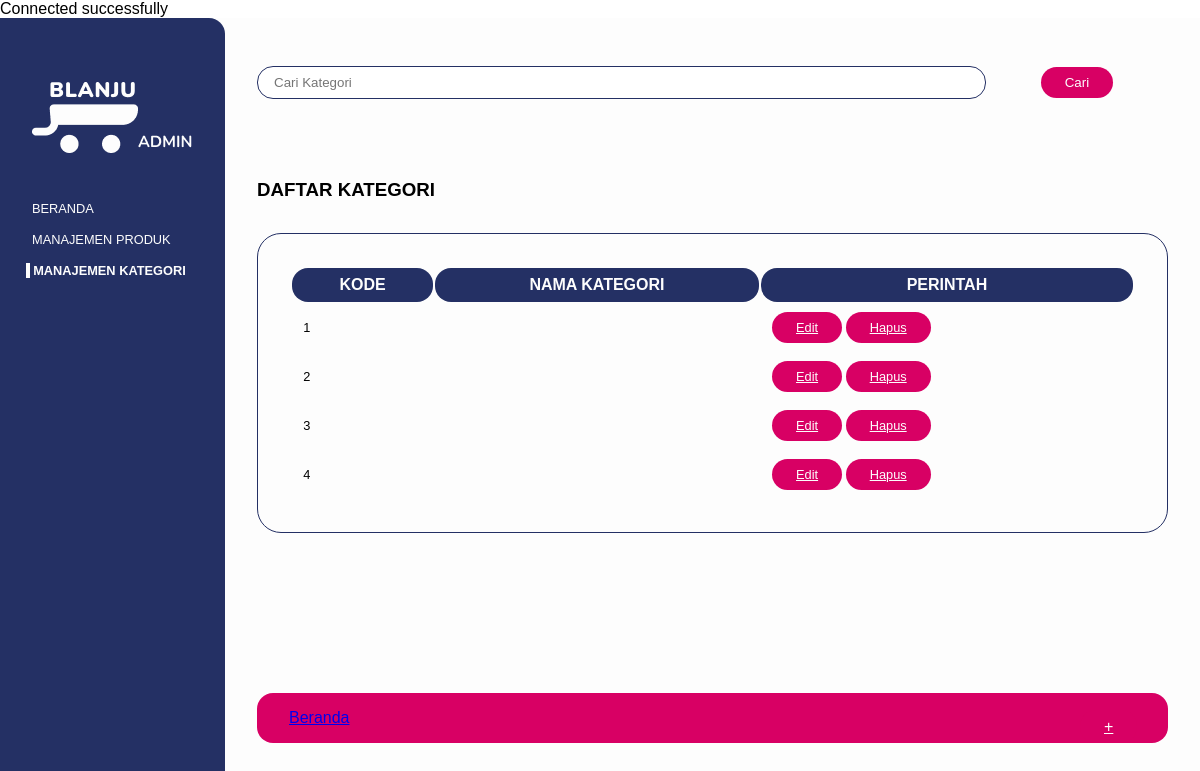
Page /modul-5-praktikan/app/admin/manajemen_kategori.php on the committed database.
### tables this page shows
CREATE TABLE `categories` (
  `kodeKategori` int(11) NOT NULL,
  `namaKategori` varchar(100) NOT NULL
);

### modul-5-praktikan/app/database.php (called while the page is built, shortened)
<?php
function getAllDataCategories()
{
    return mysqli_query(DB,"SELECT * FROM categories")->fetch_all(MYSQLI_ASSOC);
}
?>

### modul-5-praktikan/app/admin/manajemen_kategori.php (the view, shortened to what this page needs)
<?php require_once("templates/header.php"); ?>
<?php
$categories = getAllDataCategories();
?>
    <section id="content-header">
        <form action="" method="post">
            <div class="content-header-container">
                <div class="input-form">
                    <input type="text" placeholder="Cari Kategori">
                </div>
                <div class="input-button">
                    <button type="submit" class="primary-btn">Cari</button>
                </div>
            </div>
        </form>
    </section>
    <section id="content-main">
        <div class="content-main-container">
            <div class="add-product">
                <a class="primary-btn" href="tambah_kategori.php">+</a>
            </div>
            <h1>DAFTAR KATEGORI</h1>
            <div class="form-add-product">
                <div class="table-style">
                    <table>
                            <tr>
                                <th>KODE</th>
                                <th>NAMA KATEGORI</th>
                                <th>PERINTAH</th>
                            </tr>
                                <?php foreach($categories as $category) : ?>
                                        <tr>
                                            <td><?=$category["kodeKategori"]?></td>
                                            <td><?=$category["namaKatagori"]?></td>
                                            <td><a href="edit_kategori.php?kat=<?= $category["kodeKategori"]?>" class="primary-btn">Edit</a>
                                            <a href="hapus_data_kategori.php?kat=<?= $category["kodeKategori"]?>" class="primary-btn">Hapus</a></td>
                                        </tr>
                                <?php
                                   endforeach;
                                ?>
                    </table>
                </div>
            </div>
        </div>
    </section>
<?php require_once("templates/footer.php"); ?>

### modul-5-praktikan/assets/css/base.css (style rules this page uses)
* { margin:0 auto; font-family: sans-serif; }
.primary-btn { background-color: #D80064; color: #FDFDFD; padding:0.5rem 1.5rem; outline: none; border-radius: 1rem; border: none; }
.input-form { margin:1rem 0; }
.input-form input { border: #243064 solid 1px; padding:0.5rem 1rem; border-radius: 1rem; box-sizing: border-box; }
.table-style table { width: 100%; }
.table-style tr th { color: #FDFDFD ; font-size: 1rem; font-weight: bold; background-color: #243064; border-radius: 1rem; padding:0.5rem 0.7rem; }
.table-style tr td { font-size: 0.8rem; padding:1rem 0.7rem; }
.table-style tr td:first-child { font-size: 0.8rem; padding:1rem 0.7rem; }

### modul-5-praktikan/assets/css/admin.css (style rules this page uses)
#content-header { margin-bottom: 4rem; }
.content-header-container { display: flex; justify-content: space-between; align-items: center; }
.content-header-container .input-form { width:80%; }
.content-header-container .input-form input { width:100%; }
#content-main { position: relative; }
.add-product { position: fixed; bottom:10%; left: 90%; box-shadow: 10px 10px 29px -12px rgba(0,0,0,0.75); -webkit-box-shadow: 10px 10px 29px -12px rgba(0,0,0,0.75); -moz-box-shadow: 10px 10px 29px -12px rgba(0,0,0,0.75); }
.form-add-product { margin:2rem 0; border: #243064 1px solid; border-radius: 1.5rem; padding:2rem; }

### rows in the picture
categories: kodeKategori "1"
categories: kodeKategori "2"
categories: kodeKategori "3"
categories: kodeKategori "4"
